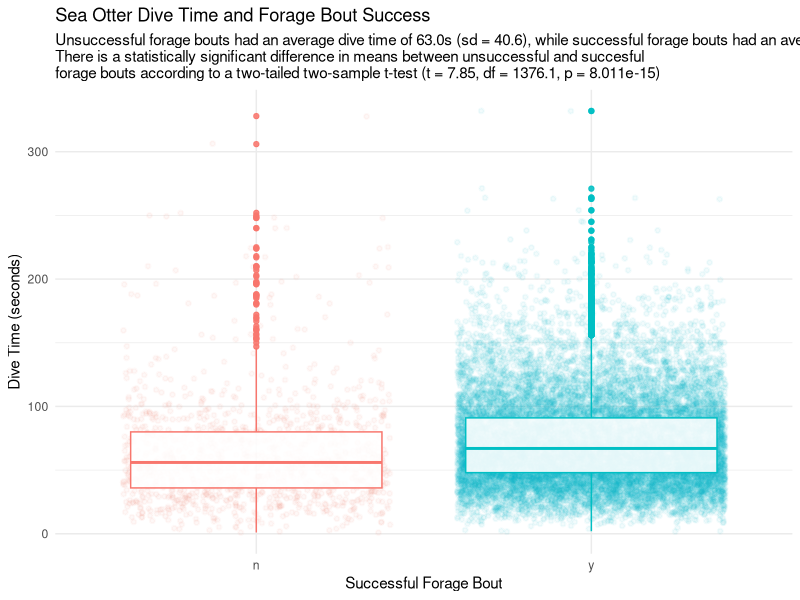
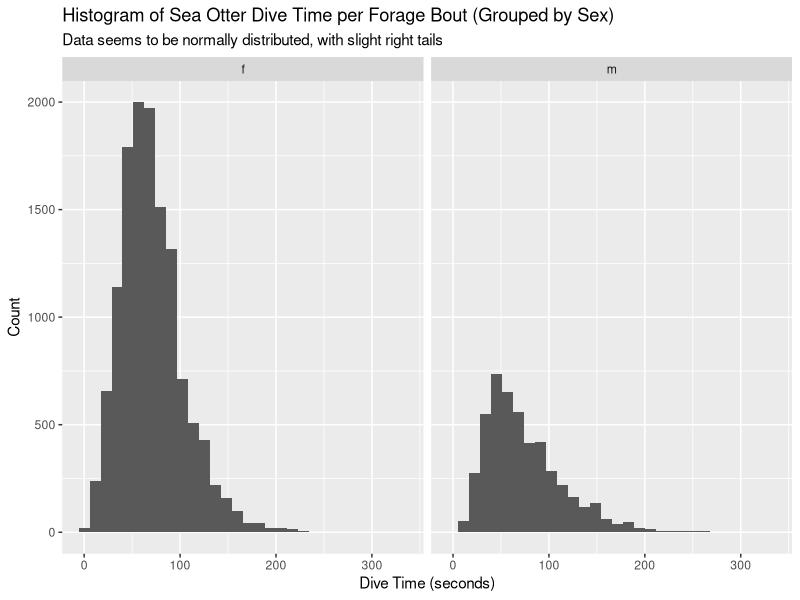
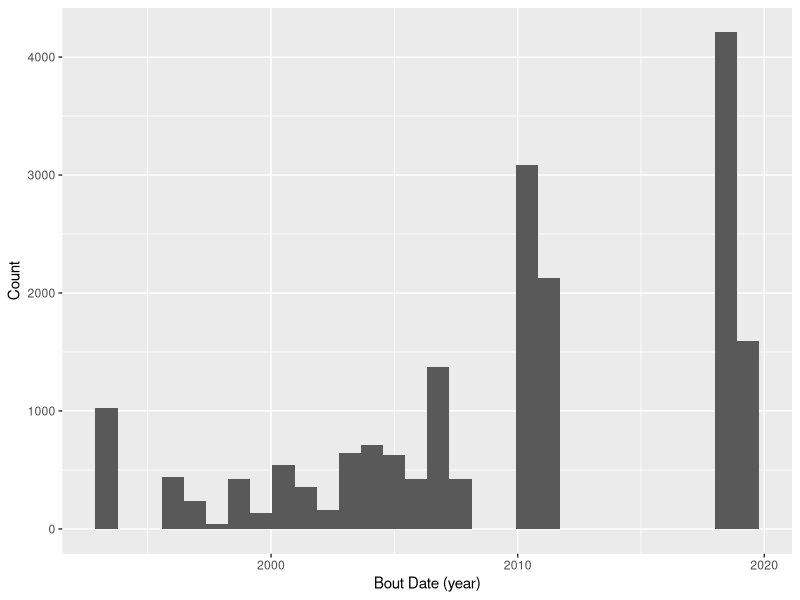

Recreate these plots in R, in order.
## ---- chunk 1
library(tidyverse)
library(here)

cleaned_seaotter_data <- read_csv(here("Data/cleaned_seaotter_data.csv"))

unique(cleaned_seaotter_data$month)
## ---- chunk 2
cleaned_seaotter_data <- cleaned_seaotter_data %>% 
  filter(success_cd == "y" | success_cd == "n") %>% 
  filter(sex_cd != "u")

dive_time_summary <- cleaned_seaotter_data %>%
  group_by(success_cd) %>%
  summarize(
    mean_dive_time = mean(dive_time, na.rm = TRUE),
    sd_dive_time = sd(dive_time, na.rm = TRUE),
    sample_size = n()
  ) %>%
  ungroup()

print(dive_time_summary)

cleaned_seaotter_data %>% 
  ggplot(aes(x= success_cd, y = dive_time, color = success_cd)) +
  geom_jitter(size = 1, alpha = 0.05, stroke = 1) +
  geom_boxplot(alpha= 0.88) +
  theme_minimal() +
  labs(x = "Successful Forage Bout", y = "Dive Time (seconds)", title = "Sea Otter Dive Time and Forage Bout Success", subtitle = "Unsuccessful forage bouts had an average dive time of 63.0s (sd = 40.6), while successful forage bouts had an average dive time of 72.3s (sd = 34.6).  \nThere is a statistically significant difference in means between unsuccessful and succesful \nforage bouts according to a two-tailed two-sample t-test (t = 7.85, df = 1376.1, p = 8.011e-15)") +
  theme(legend.position = "none")
## ---- chunk 3
#examining dive time by gender
ggplot(cleaned_seaotter_data, aes(x=dive_time)) +
  geom_histogram() +
  labs(x = "Dive Time (seconds)",
       y = "Count", title = "Histogram of Sea Otter Dive Time per Forage Bout (Grouped by Sex)",
       subtitle = "Data seems to be normally distributed, with slight right tails") +
  facet_grid(~sex_cd)

#examining bout date
ggplot(cleaned_seaotter_data, aes(x=bout_date)) +
  geom_histogram() +
  labs(x = "Bout Date (year)",
       y = "Count")
## ---- chunk 4
#T-Test!!!

#creating two different datasets
successful_dive_time <- cleaned_seaotter_data %>% 
  filter(success_cd == "y")
unsuccessful_dive_time <- cleaned_seaotter_data %>% 
  filter(success_cd == "n")

successful_dive_ttest <- t.test(x = successful_dive_time$dive_time,
                                     y = unsuccessful_dive_time$dive_time)

successful_dive_ttest
## ---- chunk 5
seaotter_success_site <- cleaned_seaotter_data %>%
  filter(success_cd == "y") %>%
  group_by(site_name) %>%
  count(success_cd) %>%
  rename(count_success = "n")

seaotter_failure_site <- cleaned_seaotter_data %>%
  filter(success_cd == "n") %>%
  group_by(site_name) %>%
  count(success_cd) %>%
  rename(count_failure = "n")

proportion_success_site <- seaotter_success_site %>% 
  left_join(seaotter_failure_site %>%
              select(count_failure), by = "site_name")

proportion_success_site <- proportion_success_site %>% 
  mutate(proportion_success = count_success / (count_success+count_failure))
